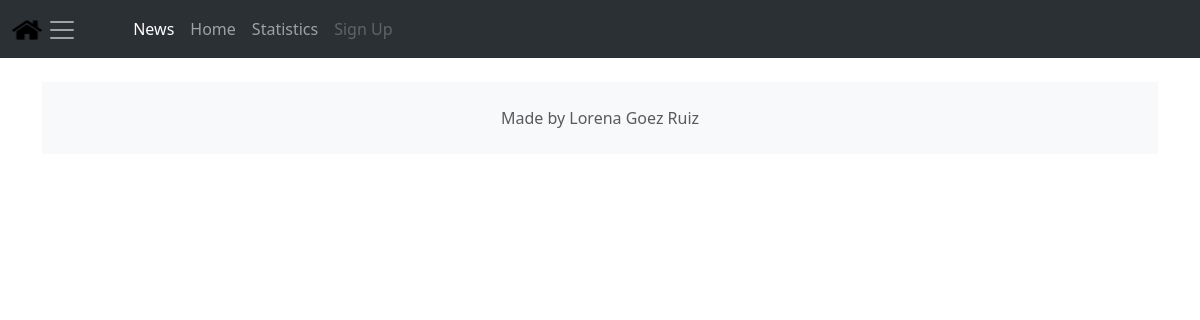
The page /news/ on the database as committed earlier.
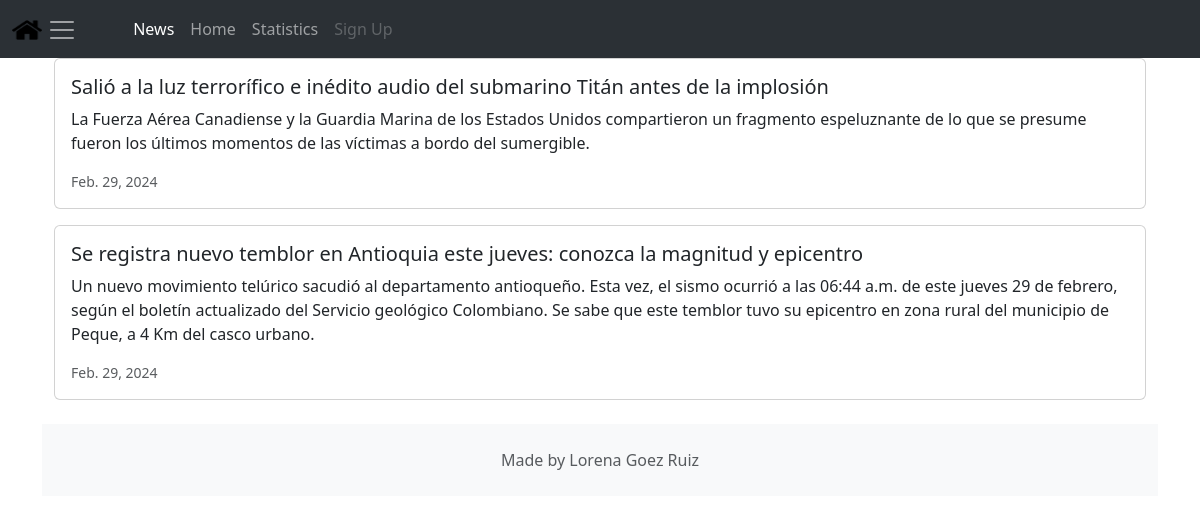
The same page on the database as committed later.
### news/models.py (models this page shows, shortened)
class News(models.Model):
    headline = models.CharField(max_length=200)
    body=models.TextField()
    date=models.DateField()

### news/views.py (the view)
# urls.py: path('news/', include('news.urls')),
def news(request):
    newss = News.objects.all().order_by('-date')
    return render(request, 'news.html', {'newss':newss})

### news/templates/news.html
{% extends 'base.html' %}
{% block content %}
<div class="container-fluid">
    {% for news in newss %}
    <div class="card mb-3 w-100" style="width: 18rem;">
        <div class="card-body">
          <h5 class="card-title">{{news.headline}}</h5>
          <p class="card-text">{{news.body}}</p>
          <p class="card-text"><small class="text-muted">{{news.date}}</small></p>
        </div>
      </div>
    {% endfor %}
</div>
{% endblock %}

### moviereviews/templates/base.html (shortened to what this page needs)
<head>
    <link href="https://cdn.jsdelivr.net/npm/bootstrap@5.3.2/dist/css/bootstrap.min.css" rel="stylesheet">
</head>
<nav class="navbar navbar-expand-lg bg-body-tertiary" data-bs-theme="dark">
    <div class="container-fluid">
      <a class="navbar-brand" href="{%url 'home'%}">
        {%load static%}
        <img src = "{%static 'images/movie.png'%}" alt ="" width="30" height="24"
        class = "d-inline-block align-text-top/>
        Movies
      </a>
      <button class="navbar-toggler" type="button" data-bs-toggle="collapse" data-bs-target="#navbarSupportedContent" aria-controls="navbarSupportedContent" aria-expanded="false" aria-label="Toggle navigation">
        <span class="navbar-toggler-icon"></span>
      <div class="collapse navbar-collapse" id="navbarSupportedContent">
        <ul class="navbar-nav me-auto mb-2 mb-lg-0">
          <li class="nav-item">
            <a class="nav-link active" aria-current="page" href="{%url 'news'%}">News</a>
          </li>
          <li class="nav-item">
            <a class="nav-link" href="{%url 'home'%}">Home</a>
          </li>
          <li class="nav-item">
            <a class="nav-link" href="{%url 'statistics'%}">Statistics</a>
          </li>
          <li class="nav-item">
            <a class="nav-link disabled" aria-disabled="true">Sign Up</a>
          </li>
        </ul>
      </div>
    </div>
  </nav>
<div class="container">
    {% block content %}
    {% endblock content %}
<footer class="text-center text-lg-start bg-light text-muted mt-4 ">
    <div class="container">
        <div class="row">
            <div class="text-center p-4">
                Made by Lorena Goez Ruiz
            </div>
        </div>
    </div>
</footer>
</div>

### moviereviews/templates/base.html (style rules this page uses)
span { color: pink; }

Rows that differ between the two databases and show on the page:
added News: headline "Salió a la luz terrorífico e inédito audio del submarino Titán antes de la implosión", body "La Fuerza Aérea Canadiense y la Guardia Marina de los Estados Unidos compartieron un fragmento espeluznante de lo que se presume fueron los últimos momentos de las víctimas a bordo del sumergible.", date "Feb. 29, 2024"
added News: headline "Se registra nuevo temblor en Antioquia este jueves: conozca la magnitud y epicentro", body "Un nuevo movimiento telúrico sacudió al departamento antioqueño. Esta vez, el sismo ocurrió a las 06:44 a.m. de este jueves 29 de febrero, según el boletín actualizado del Servicio geológico Colombiano. Se sabe que este temblor tuvo su epicentro en zona rural del municipio de Peque, a 4 Km del casco urbano.", date "Feb. 29, 2024"
